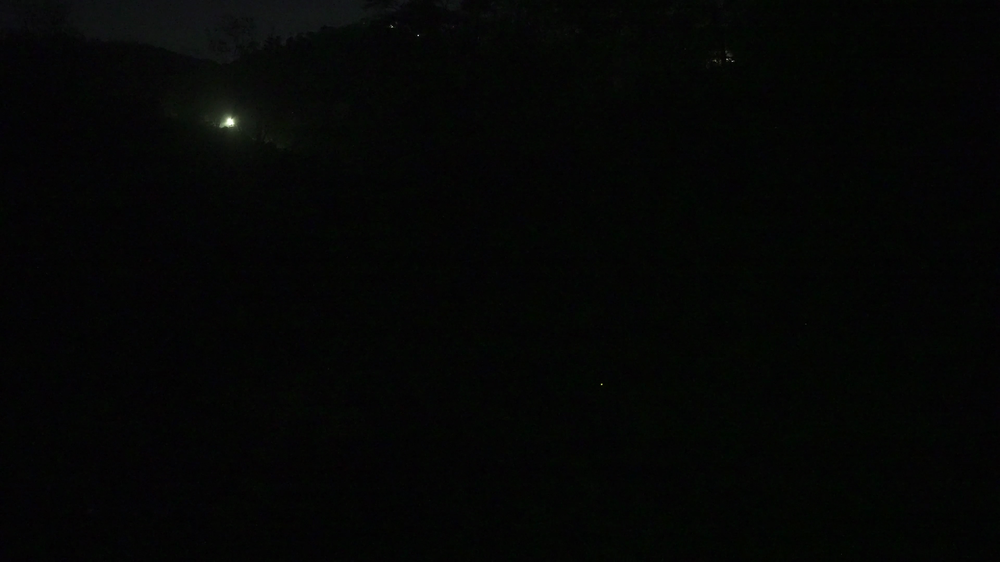
#> input picture Manual Testing/validation_frames/frame_00934.png, 1000 x 562 px, shrunk from 3840 x 2160 before the run; its folder holds only this picture in this run
$ python detection_script.py
#> lines starting #> are read from the running program, lines starting #| are printed output that depends on the picture; after the words box and inside, x2 and y2 are one past the last pixel; in counts of white or black regions, pixels touching at a corner belong together
import cv2
import numpy as np
import matplotlib.pyplot as plt
import json
import os

MIN_AREA = 5
MAX_AREA = 80
BRIGHTNESS_OFFSET = -2
INTENSITY_THRESH = 50  # ignore faint flashes


IMG_DIR = "validation_frames"
OUT_DIR = "predicted_points"
os.makedirs(OUT_DIR, exist_ok=True)

def detect_fireflies(img_path):
#> called with img_path = 'validation_frames/frame_00934.png'
    img_gray = cv2.imread(img_path, cv2.IMREAD_GRAYSCALE)
#> img_gray: shape (562, 1000); min 0, max 255, mean 4.7

    # Step 1: Blur
    blurred = cv2.GaussianBlur(img_gray, (5,5), 0)

    # Step 2: Adaptive threshold
    thresh_adapt = cv2.adaptiveThreshold(
        blurred, 255, cv2.ADAPTIVE_THRESH_MEAN_C,
        cv2.THRESH_BINARY, 21, BRIGHTNESS_OFFSET
    )
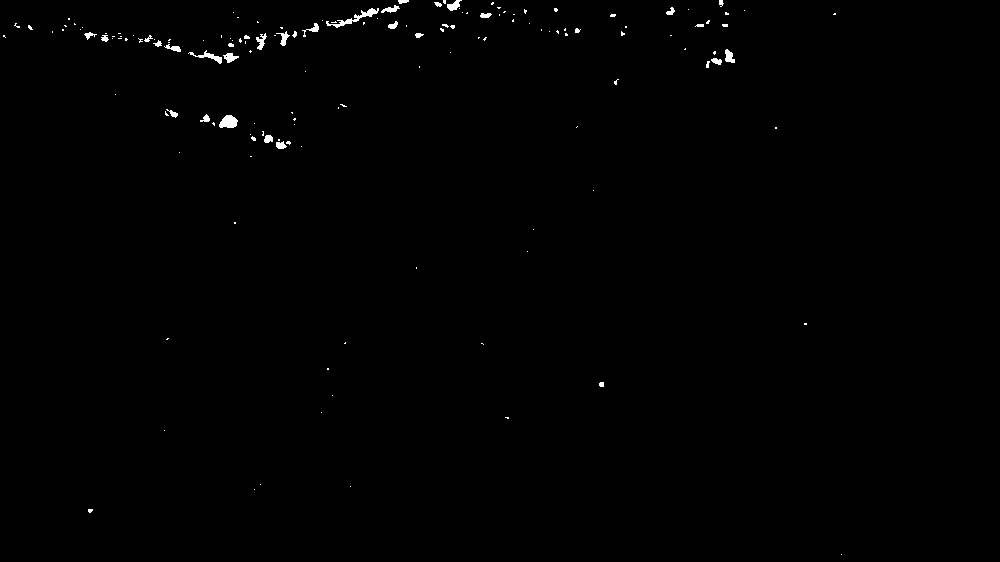
#> thresh_adapt: shape (562, 1000); 0.46% white; 150 white regions (117 under 20 px), largest, box (x1, y1, x2, y2) and area: (326, 8, 379, 28) 238, (219, 115, 238, 128) 183, (188, 50, 222, 64) 133

    # Step 3: Morphology
    kernel = np.ones((3,3), np.uint8)
    cleaned = cv2.morphologyEx(thresh_adapt, cv2.MORPH_OPEN, kernel, iterations=1)
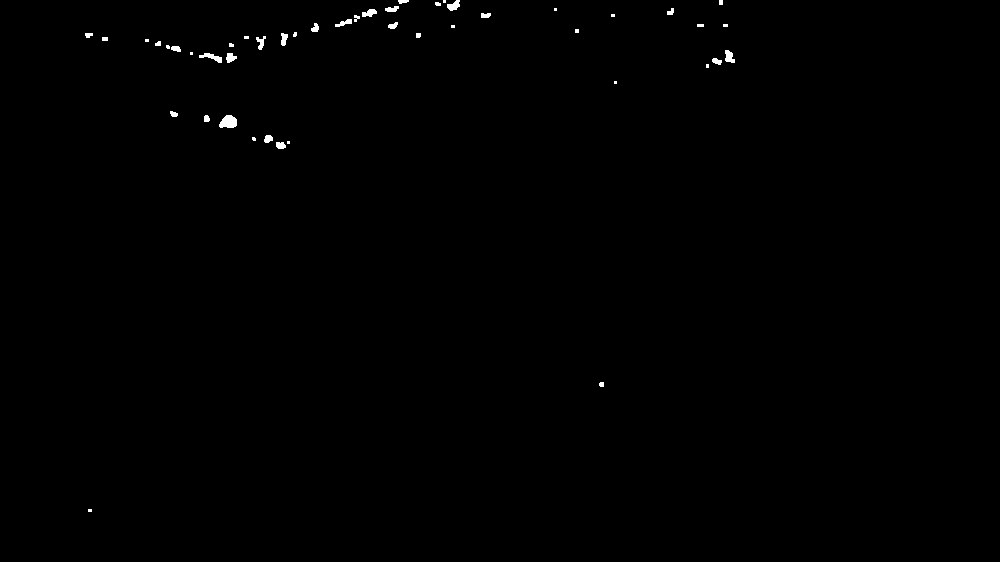
#> cleaned: shape (562, 1000); 0.32% white; 47 white regions (17 under 20 px)

    # Step 4: Contours
    contours, _ = cv2.findContours(cleaned, cv2.RETR_EXTERNAL, cv2.CHAIN_APPROX_SIMPLE)
#> contours = 47 contours, 25 with area under 20; largest, box (x1, y1, x2, y2) and area: (219, 115, 237, 128) 158, (199, 53, 222, 63) 78, (447, 0, 460, 11) 72, (725, 50, 735, 63) 72, (362, 9, 377, 17) 62

    # Save detected centroids
    predicted_points = []

    for cnt in contours:
        area = cv2.contourArea(cnt)
        if MIN_AREA < area < MAX_AREA:
            (x, y, w, h) = cv2.boundingRect(cnt)
            cx, cy = x + w//2, y + h//2
            # intensity filter
            if img_gray[cy, cx] < INTENSITY_THRESH:
                continue
            predicted_points.append((float(cx), float(cy)))
#> this loop made 47 passes
#> (area, x, y, w, h, cx, cy) on passes 3, 6, 8, 9, 12, 13, 14, 16, 17, 23, 26, 27: (45.5, 276, 142, 10, 7, 281, 145), (43.5, 264, 135, 9, 8, 268, 139), (26, 204, 115, 6, 7, 207, 118), (25.5, 170, 111, 8, 6, 174, 114), (35.5, 712, 58, 10, 7, 717, 61), (57.5, 226, 53, 11, 10, 231, 58), (77.5, 199, 53, 23, 10, 210, 58), (71.5, 725, 50, 10, 13, 730, 56), (34.5, 171, 46, 10, 6, 176, 49), (49, 256, 36, 10, 14, 261, 43), (50.5, 281, 33, 7, 13, 284, 39), (21, 85, 33, 8, 5, 89, 35)
#> area on pass 7: 158
#> after the loop, predicted_points = [(601, 384), (418, 35)]

    return predicted_points


import glob

frames = sorted(glob.glob(os.path.join(IMG_DIR, "*.png")))

for f in frames:
    preds = detect_fireflies(f)
#> preds = [(601, 384), (418, 35)]
    base = os.path.basename(f).replace(".png", "")
    json_path = os.path.join(OUT_DIR, base + ".json")

    with open(json_path, "w") as fp:
        json.dump(preds, fp)

    print("Saved predictions to:", json_path)

print("Done. All predicted points saved.")

$ run again, on Manual Testing/validation_frames/frame_01501.png
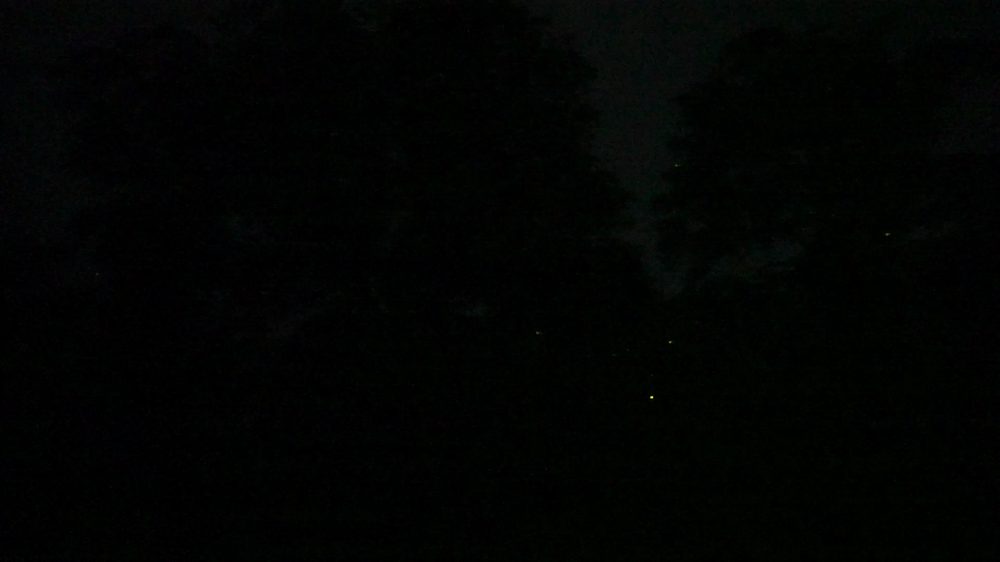
#> input picture Manual Testing/validation_frames/frame_01501.png, 1000 x 562 px, shrunk from 3840 x 2160 before the run
#> in detect_fireflies, `thresh_adapt = cv2.adaptiveThreshold( blurred, 255, cv2.ADAPTIVE_THRES..`:
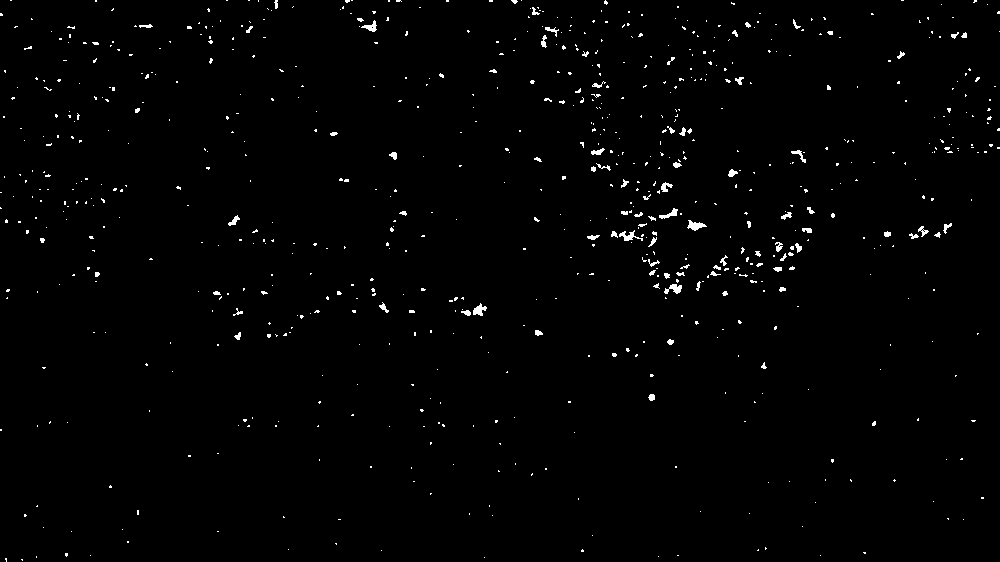
#> thresh_adapt: shape (562, 1000); 1.1% white in thin lines or dots
#> in detect_fireflies, `cleaned = cv2.morphologyEx(thresh_adapt, cv2.MORPH_OPEN, kernel, itera..`:
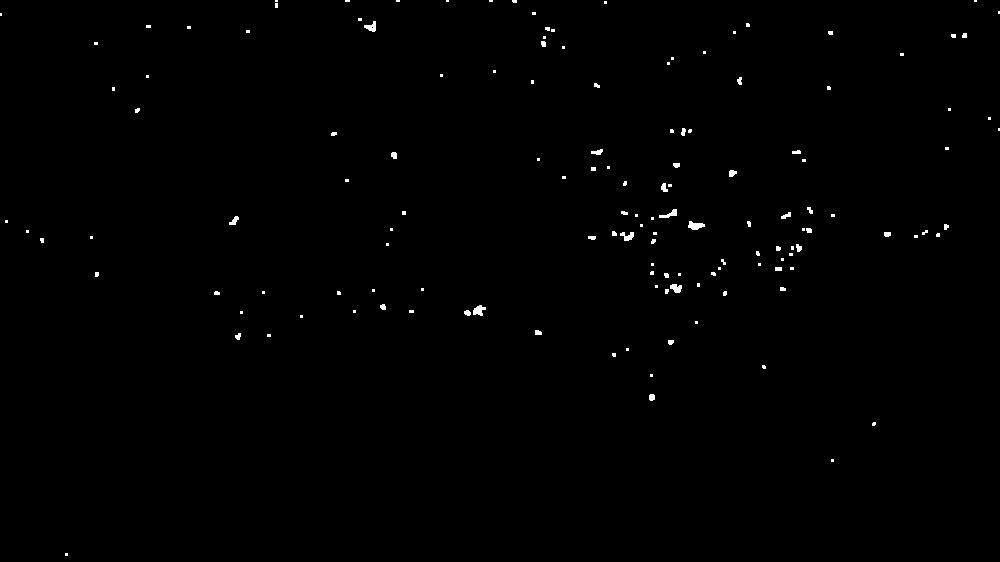
#> cleaned: shape (562, 1000); 0.48% white; 141 white regions (98 under 20 px)
#> contours = 141 contours, 120 with area under 20; largest, box (x1, y1, x2, y2) and area: (688, 221, 705, 230) 78, (473, 305, 486, 316) 70, (670, 284, 682, 293) 60, (364, 21, 376, 32) 58, (659, 209, 677, 218) 54
#> the loop in detect_fireflies, `for cnt in contours:` made 141 passes
#> (area, x, y, w, h, cx, cy) on passes 4, 11, 12, 16, 19, 20, 30, 48: (27, 649, 394, 6, 7, 652, 397), (20, 235, 333, 6, 7, 238, 336), (21, 535, 330, 7, 5, 538, 332), (23, 464, 310, 7, 6, 467, 313), (70, 473, 305, 13, 11, 479, 310), (20, 380, 304, 6, 6, 383, 307), (59.5, 670, 284, 12, 9, 676, 288), (24, 796, 244, 6, 8, 799, 248)
#> after the loop in detect_fireflies, `for cnt in contours:`: predicted_points = [(652, 397), (887, 234), (676, 165)]
